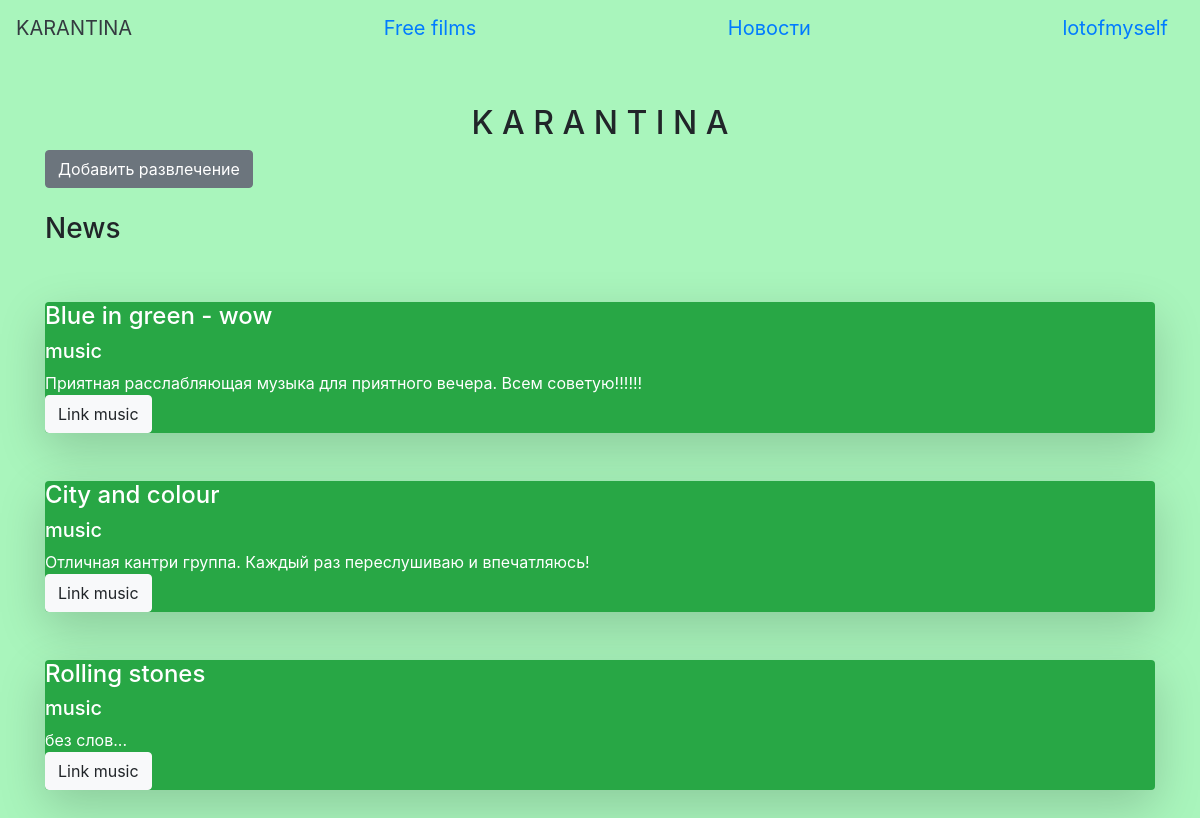
The page /new_music (signed in) on the database its author committed.
### data/users.py (models this page shows, shortened)
class User(SqlAlchemyBase, UserMixin, SerializerMixin):
    __tablename__ = 'users'
    id = sqlalchemy.Column(sqlalchemy.Integer, primary_key=True, autoincrement=True)
    nickname = sqlalchemy.Column(sqlalchemy.String, nullable=True)
    email = sqlalchemy.Column(sqlalchemy.String, index=True, unique=True, nullable=True)
    hashed_password = sqlalchemy.Column(sqlalchemy.String, nullable=True)
    modifed_date = sqlalchemy.Column(sqlalchemy.DateTime, default=datetime.datetime.now)
    ent = orm.relation("Entertainment", back_populates='users')

### data/entertainment.py (models this page shows, shortened)
class Entertainment(SqlAlchemyBase, SerializerMixin):
    __tablename__ = 'Entertainment'
    id = sqlalchemy.Column(sqlalchemy.Integer, primary_key=True, autoincrement=True)
    ent = sqlalchemy.Column(sqlalchemy.String, nullable=True)
    ent_type = sqlalchemy.Column(sqlalchemy.String, nullable=True, default=None)
    content = sqlalchemy.Column(sqlalchemy.String, nullable=True)
    team_leader = sqlalchemy.Column(sqlalchemy.Integer, sqlalchemy.ForeignKey("users.id"))
    users = orm.relation('User')

### main.py (the view)
@app.route('/new_music')
def new_music():
    session = db_session.create_session()
    ents = session.query(Entertainment).filter(Entertainment.ent_type == "music")
    users = session.query(User).all()
    names = {name.id: (name.nickname) for name in users}
    return render_template("index.html", ents=ents, names=names, title='Музыка')

### data/db_session.py (called while the page is built)
def create_session() -> Session:
    global __factory
    return __factory()

### main.py (called while the page is built)
@login_manager.user_loader
def load_user(user_id):
    session = db_session.create_session()
    return session.query(User).get(user_id)

### templates/index.html (shortened to what this page needs)
{% extends "base.html" %}
{% block content %}
<br>
<h2 align="center">K A R A N T I N A</h2>
{% if current_user.is_authenticated %}
        <a href="newent" class="btn btn-secondary">Добавить развлечение</a>
<br>
<h3>News</h3>
<br>
{% for ent in ents %}
<div class="rounded shadow-lg bg-success text-white" >
        <h4> {{ ent.ent.capitalize() }} </h4>
    <div>
        <h5> {{ ent.ent_type }} </h5>
    </div>
    <div>
        {{ ent.content }}
    </div>
    {% if ent.ent_type == "music" %}
    <a class="btn btn-light" href="/new_music">
        Link music
    </a>
    {% endif %}
</div>
<br>
{% endfor %}
{% endif %}
{% endblock %}

### templates/base.html (shortened to what this page needs)
<!doctype html>
<html lang="en">
<head>
    <link rel="stylesheet"
          href="https://stackpath.bootstrapcdn.com/bootstrap/4.4.1/css/bootstrap.min.css"
>
</head>
<header>
    <nav class="navbar navbar-#00D41A" >
        <a class="navbar-brand text-dark" href="/">KARANTINA</a>
        <a class="navbar-brand" href="/films">Free films</a>
        <a class="navbar-brand" href="/news_link">Новости</a>
        {% if current_user.is_authenticated %}
    <a class="navbar-brand" href="/logout">{{ current_user.nickname }}</a>
        {% else %}
    <p>
        <a class="btn btn-primary " href="/register">Зарегистрироваться</a>
        <a class="btn btn-success" href="/login">Войти</a>
    </p>
        {% endif %}
</nav>
</header>
<body>
<main role="main" class="container">
    {% block content %}{% endblock %}
</main>
</body>
</html>

### templates/base.html (style rules this page uses)
body { background-color: #A9F5BC; }

### rows shown on the page
User: nickname "lotofmyself"
Entertainment: ent "Blue in green - wow", ent_type "music", content "Приятная расслабляющая музыка для приятного вечера. Всем советую!!!!!!", shows "Link music"
Entertainment: ent "City and colour", ent_type "music", content "Отличная кантри группа. Каждый раз переслушиваю и впечатляюсь!", shows "Link music"
Entertainment: ent "Rolling stones", ent_type "music", content "без слов...", shows "Link music"
